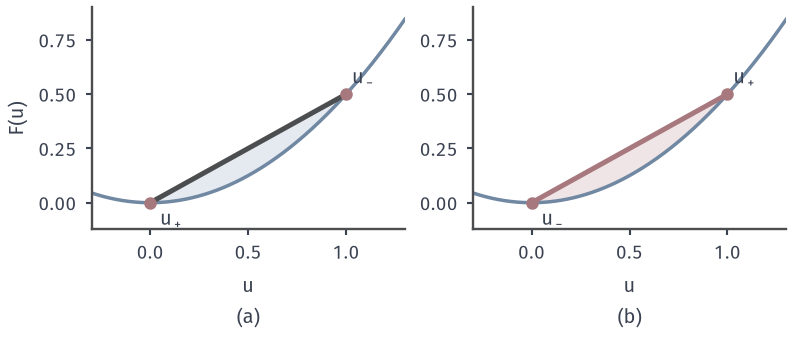

Write the Python code that produced this figure.
from pathlib import Path
import sys
ROOT = next(p for p in Path(__file__).resolve().parents if (p/'build.sh').is_file() and (p/'tex/book.tex').is_file())
sys.path.insert(0, str(ROOT/'figures/06-differential-equations/02-partial-differential-equations/matplotlib/cons-common'))
from cons_common import *
# Target: chord condition. For u_- > u_+ the graph must lie below the chord; for u_- < u_+ above; convex flux passes only the first.
fig, axs = figure(width_mm=112, height_mm=48, ncols=2)
u=np.linspace(-.3,1.3,300); F=u**2/2; m=np.linspace(0,1,200)
for ax,col,l in zip(axs,(BLUE_FILL,RED_FILL),'ab'):
    style(ax); ax.fill_between(m,m**2/2,m/2,color=col,lw=0); ax.plot(u,F,color=BLUE,lw=1.4); ax.plot([0,1],[0,.5],color=LINE if l=='a' else RED,lw=2)
    ax.plot([0,1],[0,.5],'o',ms=4,color=RED,zorder=5); ax.set_xlim(-.3,1.3); ax.set_ylim(-.12,.9); sub(ax,l,'$u$')
axs[0].set_ylabel('$F(u)$')
axs[0].text(1.03,.53,'$u_-$',va='bottom',ha='left'); axs[0].text(.05,-.03,'$u_+$',va='top')
axs[1].text(1.03,.53,'$u_+$',va='bottom',ha='left'); axs[1].text(.05,-.03,'$u_-$',va='top')
save(fig, HERE(__file__), 'figure', {'formula':'F=u^2/2 with chord on [0,1]'})
